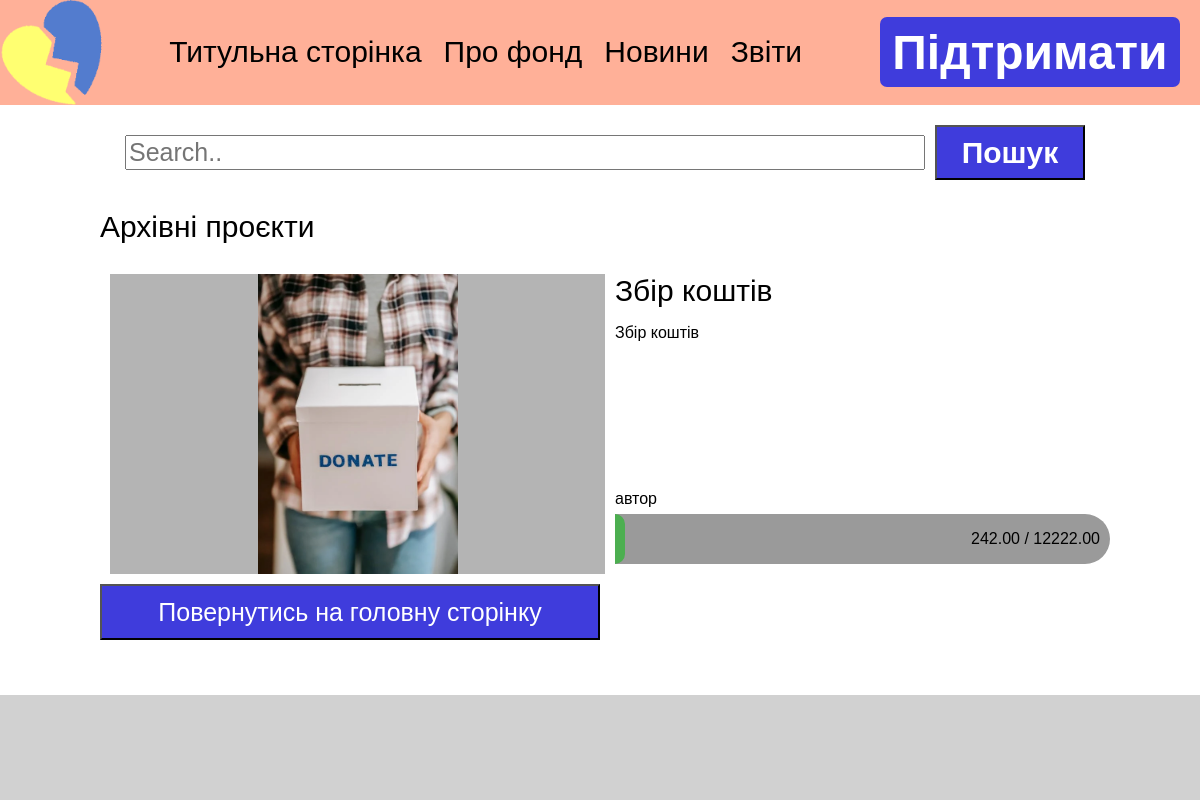
Before: /projects/archived/ with the older database file.
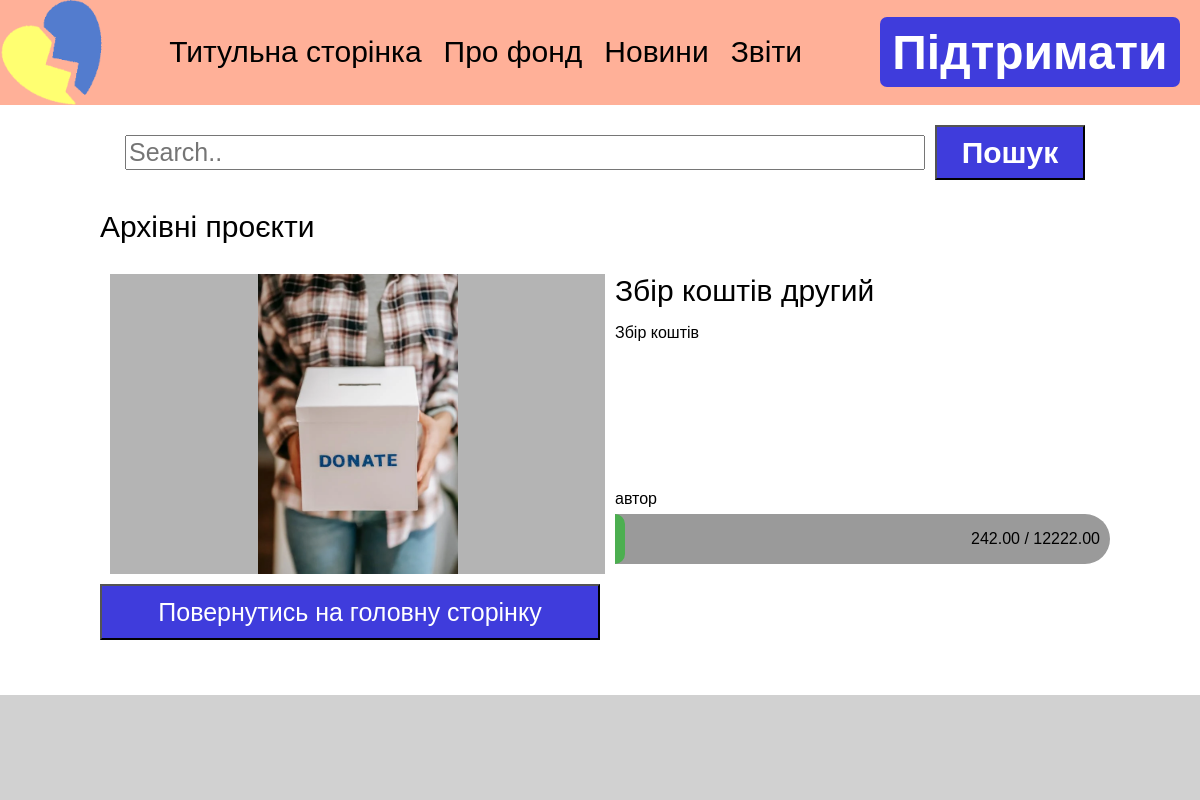
After: the same page with the newer database file.
### UAFOND/models.py (models this page shows)
class Projects(models.Model):
    id = models.AutoField(primary_key=True)
    title = models.CharField(max_length=100, null=False, blank=False)
    author = models.CharField(max_length=100, null=False, blank=False)
    text = models.TextField()
    img = models.ImageField(upload_to='projects/')
    req_money = models.DecimalField(max_digits=20, decimal_places=2, null=False)
    coll_money = models.DecimalField(max_digits=20, decimal_places=2, null=False)
    active = models.BooleanField(default=True, null=False)

### UAFOND/views.py (the view)
# urls.py: path('projects/archived/', views.arch_projects, name='arch_projects'),
def arch_projects(request):
    projects = Projects.objects.all().order_by("-id")
    return render(request, 'projects_arcived_only.html', {'projects': projects})

### templates/projects_arcived_only.html (shortened to what this page needs)
<html lang="uk-UA">
<head>
    {% load static %}
</head>
<body>
    <div id="highbar">
        <img src = "{% static 'label.png' %}">
        <ul>
            <li><a href="{% url 'main' %}">Титульна сторінка</a></li>
            <li><a href="{% url 'about' %}">Про фонд</a></li>
            <li><a href="{% url 'news' %}">Новини</a></li>
            <li><a href="{% url 'report' %}">Звіти</a></li>
        </ul>
        <button onclick="window.location.href='{% url 'support' %}'">Підтримати</button>
    </div>
    {%block content%}
    <div id = "searchbar_field">
        <input id="searchbar" type="text" placeholder="Search..">
        <button id="search">Пошук</button>
    </div>
    <div id="proj_space">
        <div id="arhived_projects">
            <p class="title"> Архівні проєкти <p>
            {%for project in projects %}
                {%if not project.active%}
                    <div class="project">
                        <div class="proj_img">
                            <img src="{{ MEDIA_URL }}{{ project.img.url }}" alt="Image">
                        </div>
                        <div class = "infoblock">
                            <div class="proj_textblock">
                                <a class="title" href="{% url 'proj' project.id %}">{{project.title}}</a>
                                <p class="text">{{project.text}}</p>
                                <p class="author">{{project.author}}</p>
                            </div>
                            <div class="proj_moneybar" data-coll-money="{{ project.coll_money }}" data-req-money="{{ project.req_money }}">
                                <div class="fulled_bar">
                                </div>
                                <p class="money">{{ project.coll_money }} / {{ project.req_money }}</p>
                            </div>
                        </div>
                    </div>
                {%endif%}
            {% endfor %}
            <button class="more_button" id="back" onclick="window.location.href='{% url 'projects' %}'">Повернутись на головну сторінку</button>
        </div>
    </div>
    {% endblock %}
    <div id="lowbar">
    </div>
    <link rel="stylesheet" type="text/css" href="{% static 'projects.css' %}">
</body>
</html>

Changed rows visible on the page:
changed Projects "Збір коштів": title "Збір коштів" → "Збір коштів другий"
